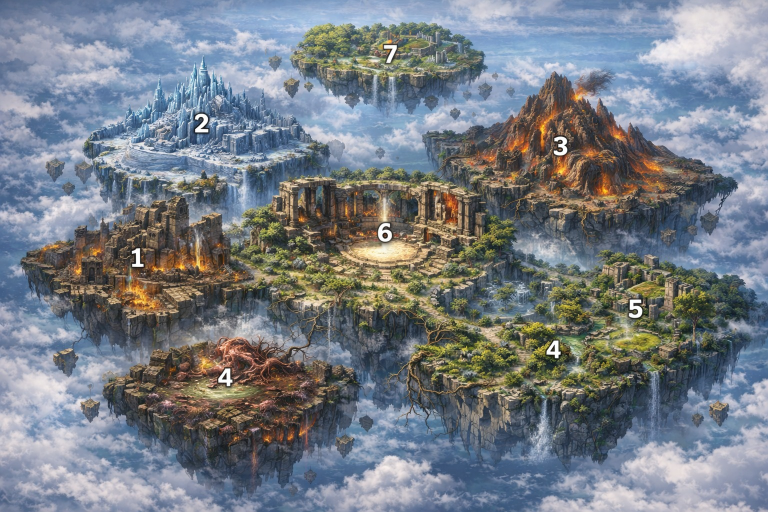
#> input picture assets/ui/title_map.jpg, 1536 x 1024 px (shown at 1/2 size)
$ python -i capsulas.py   (imports and definitions only)
#> lines starting #> are read from the running program, lines starting #| are printed output that depends on the picture
"""Miniaturas das Câmaras (menu de descanso): uma por região.

Cada miniatura é montada com os PRÓPRIOS tiles da região (parede em cima,
piso embaixo) e a cápsula no meio — assim, se o tileset mudar, a miniatura
acompanha ao rodar o gerador de novo. Nada é desenhado à mão aqui.
"""
from __future__ import annotations

import os

from PIL import Image, ImageDraw

ROOT = os.path.abspath(os.path.join(os.path.dirname(__file__), "..", ".."))
TILE = 16
W, H = 64, 40

# cena → (tileset, tile da parede (x, y) no atlas, tile do piso)
REGIONS = {
    "teatro": ("teatro", (5, 1), (0, 0)),
    "cidade": ("cidade", (1, 1), (0, 0)),
    "bosque": ("bosque", (1, 1), (0, 0)),
    "raizes": ("raizes", (1, 1), (0, 0)),
    "forjas": ("forjas", (1, 1), (0, 0)),
    "montanha": ("montanha", (1, 1), (0, 0)),
    "dominio": ("gelo", (1, 1), (0, 0)),
    "nucleo": ("nucleo", (1, 1), (0, 0)),
}


def _tile(atlas: Image.Image, cell: tuple[int, int]) -> Image.Image:
    x, y = cell
    return atlas.crop((x * TILE, y * TILE, (x + 1) * TILE, (y + 1) * TILE))


def thumbnail(scene: str) -> Image.Image:
    tileset, wall_cell, floor_cell = REGIONS[scene]
    atlas = Image.open(os.path.join(ROOT, "assets/tiles", f"{tileset}_tiles.png")).convert("RGBA")
    capsule = Image.open(os.path.join(ROOT, "assets/props/capsule.png")).convert("RGBA")
    img = Image.new("RGBA", (W, H), (0, 0, 0, 255))
    wall, floor = _tile(atlas, wall_cell), _tile(atlas, floor_cell)
    for x in range(0, W, TILE):
        img.paste(wall, (x, -2))
        for y in range(14, H, TILE):
            img.paste(floor, (x, y))
    # Luz verde da cápsula no chão + a cápsula.
    glow = Image.new("RGBA", (W, H), (0, 0, 0, 0))
    ImageDraw.Draw(glow).ellipse((12, 22, 52, 40), fill=(90, 220, 140, 60))
    img = Image.alpha_composite(img, glow)
    img.alpha_composite(capsule, ((W - capsule.width) // 2, 12))
    # Vinheta: escurece as bordas (a miniatura parece uma lembrança).
    shade = Image.new("RGBA", (W, H), (0, 0, 0, 0))
    draw = ImageDraw.Draw(shade)
    for i in range(6):
        draw.rectangle((i, i, W - 1 - i, H - 1 - i), outline=(0, 0, 0, 120 - i * 20))
    return Image.alpha_composite(img, shade)

>>> import cv2
>>> picture = cv2.imread('../../assets/ui/title_map.jpg', cv2.IMREAD_GRAYSCALE)
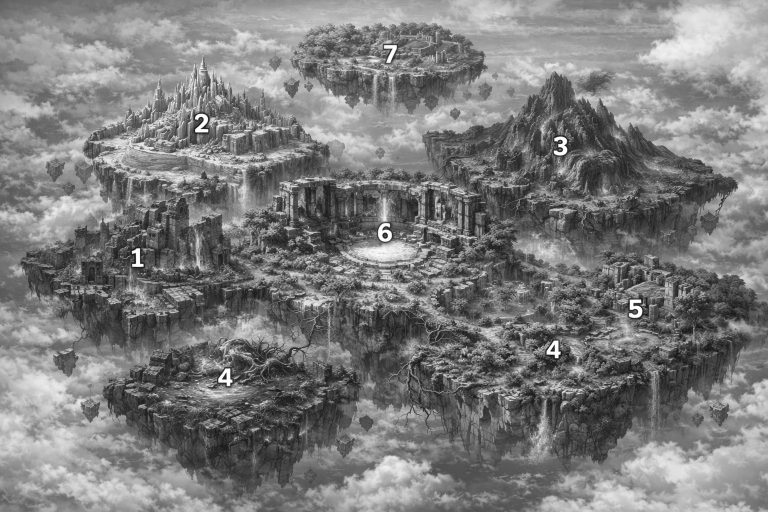
#> picture: shape (1024, 1536) (shown at 1/2 size); min 9, max 255, mean 123.8
#> (the run stopped early here; a loop or call above may not have finished)
